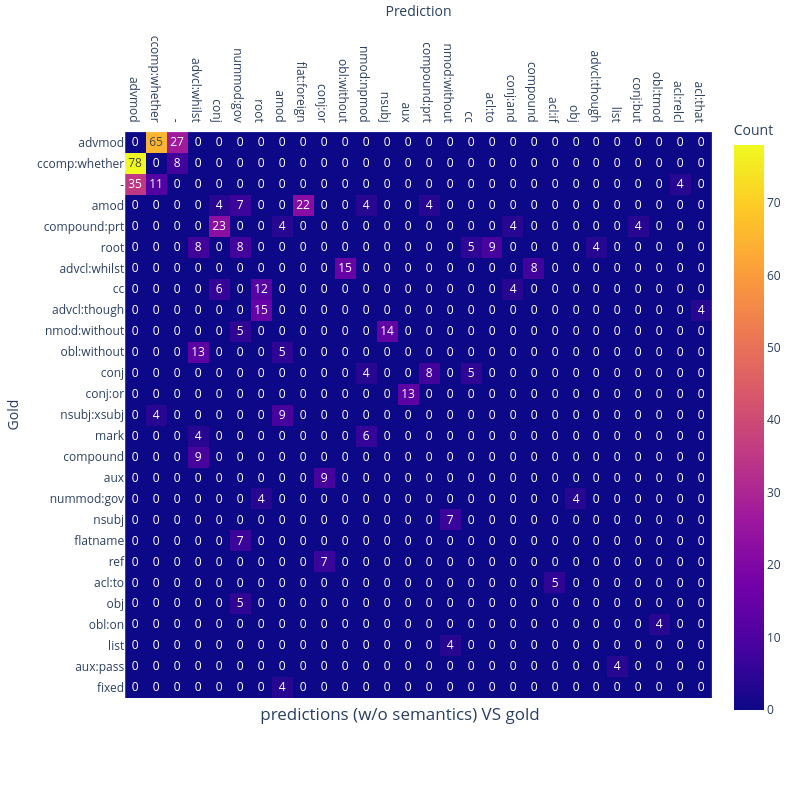

The cell this chart's notebook holds for it:
### Code cell
def reorder(arr, indices):
    n = min(len(arr), len(indices))
    result = [0] * n
    for i in range(n):
        result[i] = arr[indices[i]]
    for el in result:
        assert el != 0
    assert len(result) == n
    return result


def visualize_cm(test_dirty, gold_dirty, title=None, x_title="Prediction", y_title="Gold"):
    # Skip synchronous NO_REL in order to normalize confusion matrix
    test_clean, gold_clean = [], []
    for test_rel, gold_rel in zip_equal(test_dirty, gold_dirty):
        if test_rel == NO_REL and gold_rel == NO_REL:
            continue
        test_clean.append(test_rel)
        gold_clean.append(gold_rel)
    deps_rels_tagset = sorted(list(set(test_clean) | set(gold_clean)))
    
    # Visualize
    cm = metrics.confusion_matrix(gold_clean, test_clean, labels=deps_rels_tagset)
    np.fill_diagonal(cm, 0)
    cm = cm[1:, 1:]
    cm[cm < 0.05 * cm.max()] = 0
    # Calculate row and column densities (number of non-zero elements)
    row_densities = np.sum(cm, axis=1)
    column_densities = np.sum(cm, axis=0)
    last_nonzero_row_index = np.count_nonzero(row_densities)
    last_nonzero_column_index = np.count_nonzero(column_densities)
    sorted_row_indices = np.argsort(row_densities)[::-1][:last_nonzero_row_index]  # Descending order
    sorted_column_indices = np.argsort(column_densities)[::-1][:last_nonzero_column_index]  # Descending order
    # Reorder the matrix
    cm = cm[np.ix_(sorted_row_indices, sorted_column_indices)]

    fig = px.imshow(
        cm, text_auto=True,
        y=reorder(deps_rels_tagset, sorted_row_indices), x=reorder(deps_rels_tagset, sorted_column_indices),
        labels=dict(x=x_title, y=y_title, color="Count"),
    )
    fig.update_layout(
        autosize=False,
        width=800, height=800,
        title=title, title_x=0.5, title_y=0.1
    )
    # Update the heatmap to display custom text (hides zeros)
    fig.update_xaxes(side="top")
    fig.show()


visualize_cm(deps_rels_no_sem, deps_rels_gold, "predictions (w/o semantics) VS gold")

### Figure 1 — Plotly figure (JSON) as saved in the notebook; plotly's stock layout.template omitted (floating-point values rounded to 4 significant figures; data arrays with more than 128 entries replaced by an {"elided": "..."} marker saying what was removed)
{"data": [{"coloraxis": "coloraxis", "hovertemplate": "Prediction: %{x}<br>Gold: %{y}<br>Count: %{z}<extra></extra>", "name": "0", "texttemplate": "%{z}", "type": "heatmap", "x": ["advmod", "ccomp:whether", "-", "advcl:whilst", "conj", "nummod:gov", "root", "amod", "flat:foreign", "conj:or", "obl:without", "nmod:npmod", "nsubj", "aux", "compound:prt", "nmod:without", "cc", "acl:to", "conj:and", "compound", "acl:if", "obj", "advcl:though", "list", "conj:but", "obl:tmod", "acl:relcl", "acl:that"], "xaxis": "x", "y": ["advmod", "ccomp:whether", "-", "amod", "compound:prt", "root", "advcl:whilst", "cc", "advcl:though", "nmod:without", "obl:without", "conj", "conj:or", "nsubj:xsubj", "mark", "compound", "aux", "nummod:gov", "nsubj", "flatname", "ref", "acl:to", "obj", "obl:on", "list", "aux:pass", "fixed"], "yaxis": "y", "z": {"elided": "27x28 int values"}}], "layout": {"autosize": false, "coloraxis": {"colorbar": {"title": {"text": "Count"}}, "colorscale": [[0, "#0d0887"], [0.1111, "#46039f"], [0.2222, "#7201a8"], [0.3333, "#9c179e"], [0.4444, "#bd3786"], [0.5556, "#d8576b"], [0.6667, "#ed7953"], [0.7778, "#fb9f3a"], [0.8889, "#fdca26"], [1, "#f0f921"]]}, "height": 800, "margin": {"t": 60}, "title": {"text": "predictions (w/o semantics) VS gold", "x": 0.5, "y": 0.1}, "width": 800, "xaxis": {"anchor": "y", "autorange": true, "constrain": "domain", "domain": [0, 1], "range": [-0.5, 27.5], "scaleanchor": "y", "side": "top", "title": {"text": "Prediction"}, "type": "category"}, "yaxis": {"anchor": "x", "autorange": true, "constrain": "domain", "domain": [0.03625, 0.9638], "range": [26.5, -0.5], "title": {"text": "Gold"}, "type": "category"}}}
